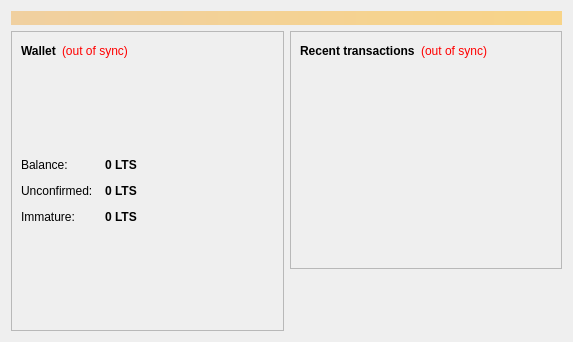
<?xml version="1.0" encoding="UTF-8"?>
<ui version="4.0">
 <class>OverviewPage</class>
 <widget class="QWidget" name="OverviewPage">
  <property name="geometry">
   <rect>
    <x>0</x>
    <y>0</y>
    <width>573</width>
    <height>342</height>
   </rect>
  </property>
  <property name="windowTitle">
   <string>Form</string>
  </property>
  <layout class="QVBoxLayout" name="topLayout">
   <item>
    <widget class="QLabel" name="labelAlerts">
     <property name="visible">
      <bool>false</bool>
     </property>
     <property name="styleSheet">
      <string notr="true">background-color: qlineargradient(x1: 0, y1: 0, x2: 1, y2: 0, stop:0 #F0D0A0, stop:1 #F8D488); color:#000000;</string>
     </property>
     <property name="wordWrap">
      <bool>true</bool>
     </property>
     <property name="margin">
      <number>3</number>
     </property>
    </widget>
   </item>
   <item>
    <layout class="QHBoxLayout" name="horizontalLayout" stretch="1,1">
     <item>
      <layout class="QVBoxLayout" name="verticalLayout_2">
       <item>
        <widget class="QFrame" name="frame">
         <property name="frameShape">
          <enum>QFrame::StyledPanel</enum>
         </property>
         <property name="frameShadow">
          <enum>QFrame::Raised</enum>
         </property>
         <layout class="QVBoxLayout" name="verticalLayout_4">
          <item>
           <layout class="QHBoxLayout" name="horizontalLayout_4">
            <item>
             <widget class="QLabel" name="label_5">
              <property name="font">
               <font>
                <weight>75</weight>
                <bold>true</bold>
               </font>
              </property>
              <property name="text">
               <string>Wallet</string>
              </property>
             </widget>
            </item>
            <item>
             <widget class="QLabel" name="labelWalletStatus">
              <property name="toolTip">
               <string>The displayed information may be out of date. Your wallet automatically synchronizes with the Lotuscoin network after a connection is established, but this process has not completed yet.</string>
              </property>
              <property name="styleSheet">
               <string notr="true">QLabel { color: red; }</string>
              </property>
              <property name="text">
               <string notr="true">(out of sync)</string>
              </property>
              <property name="alignment">
               <set>Qt::AlignLeading|Qt::AlignLeft|Qt::AlignVCenter</set>
              </property>
             </widget>
            </item>
            <item>
             <spacer name="horizontalSpacer_2">
              <property name="orientation">
               <enum>Qt::Horizontal</enum>
              </property>
              <property name="sizeHint" stdset="0">
               <size>
                <width>40</width>
                <height>20</height>
               </size>
              </property>
             </spacer>
            </item>
           </layout>
          </item>
          <item>
           <spacer name="verticalSpacer_3">
            <property name="orientation">
             <enum>Qt::Vertical</enum>
            </property>
            <property name="sizeHint" stdset="0">
             <size>
              <width>20</width>
              <height>40</height>
             </size>
            </property>
           </spacer>
          </item>
          <item>
           <layout class="QFormLayout" name="formLayout_2">
            <property name="fieldGrowthPolicy">
             <enum>QFormLayout::AllNonFixedFieldsGrow</enum>
            </property>
            <property name="horizontalSpacing">
             <number>12</number>
            </property>
            <property name="verticalSpacing">
             <number>12</number>
            </property>
            <item row="0" column="0">
             <widget class="QLabel" name="label">
              <property name="text">
               <string>Balance:</string>
              </property>
             </widget>
            </item>
            <item row="0" column="1">
             <widget class="QLabel" name="labelBalance">
              <property name="font">
               <font>
                <weight>75</weight>
                <bold>true</bold>
               </font>
              </property>
              <property name="cursor">
               <cursorShape>IBeamCursor</cursorShape>
              </property>
              <property name="toolTip">
               <string>Your current balance</string>
              </property>
              <property name="text">
               <string notr="true">0 LTS</string>
              </property>
              <property name="textInteractionFlags">
               <set>Qt::LinksAccessibleByMouse|Qt::TextSelectableByKeyboard|Qt::TextSelectableByMouse</set>
              </property>
             </widget>
            </item>
            <item row="1" column="0">
             <widget class="QLabel" name="label_3">
              <property name="text">
               <string>Unconfirmed:</string>
              </property>
             </widget>
            </item>
            <item row="1" column="1">
             <widget class="QLabel" name="labelUnconfirmed">
              <property name="font">
               <font>
                <weight>75</weight>
                <bold>true</bold>
               </font>
              </property>
              <property name="cursor">
               <cursorShape>IBeamCursor</cursorShape>
              </property>
              <property name="toolTip">
               <string>Total of transactions that have yet to be confirmed, and do not yet count toward the current balance</string>
              </property>
              <property name="text">
               <string notr="true">0 LTS</string>
              </property>
              <property name="textInteractionFlags">
               <set>Qt::LinksAccessibleByMouse|Qt::TextSelectableByKeyboard|Qt::TextSelectableByMouse</set>
              </property>
             </widget>
            </item>
            <item row="2" column="0">
             <widget class="QLabel" name="labelImmatureText">
              <property name="text">
               <string>Immature:</string>
              </property>
             </widget>
            </item>
            <item row="2" column="1">
             <widget class="QLabel" name="labelImmature">
              <property name="font">
               <font>
                <weight>75</weight>
                <bold>true</bold>
               </font>
              </property>
              <property name="toolTip">
               <string>Chopped balance that has not yet matured</string>
              </property>
              <property name="text">
               <string notr="true">0 LTS</string>
              </property>
              <property name="textInteractionFlags">
               <set>Qt::LinksAccessibleByMouse|Qt::TextSelectableByKeyboard|Qt::TextSelectableByMouse</set>
              </property>
             </widget>
            </item>
           </layout>
          </item>
          <item>
           <widget class="QLabel" name="logo">
            <property name="sizePolicy">
             <sizepolicy hsizetype="MinimumExpanding" vsizetype="MinimumExpanding">
              <horstretch>0</horstretch>
              <verstretch>0</verstretch>
             </sizepolicy>
            </property>
            <property name="text">
             <string/>
            </property>
            <property name="pixmap">
             <pixmap resource="../bitcoin.qrc">:/lotuscoinlogo.png</pixmap>
            </property>
            <property name="scaledContents">
             <bool>true</bool>
            </property>
           </widget>
          </item>
         </layout>
        </widget>
       </item>
      </layout>
     </item>
     <item>
      <layout class="QVBoxLayout" name="verticalLayout_3">
       <item>
        <widget class="QFrame" name="frame_2">
         <property name="frameShape">
          <enum>QFrame::StyledPanel</enum>
         </property>
         <property name="frameShadow">
          <enum>QFrame::Raised</enum>
         </property>
         <layout class="QVBoxLayout" name="verticalLayout">
          <item>
           <layout class="QHBoxLayout" name="horizontalLayout_2">
            <item>
             <widget class="QLabel" name="label_4">
              <property name="text">
               <string>&lt;b&gt;Recent transactions&lt;/b&gt;</string>
              </property>
             </widget>
            </item>
            <item>
             <widget class="QLabel" name="labelTransactionsStatus">
              <property name="toolTip">
               <string>The displayed information may be out of date. Your wallet automatically synchronizes with the Lotuscoin network after a connection is established, but this process has not completed yet.</string>
              </property>
              <property name="styleSheet">
               <string notr="true">QLabel { color: red; }</string>
              </property>
              <property name="text">
               <string notr="true">(out of sync)</string>
              </property>
              <property name="alignment">
               <set>Qt::AlignRight|Qt::AlignTrailing|Qt::AlignVCenter</set>
              </property>
             </widget>
            </item>
            <item>
             <spacer name="horizontalSpacer">
              <property name="orientation">
               <enum>Qt::Horizontal</enum>
              </property>
              <property name="sizeHint" stdset="0">
               <size>
                <width>40</width>
                <height>20</height>
               </size>
              </property>
             </spacer>
            </item>
           </layout>
          </item>
          <item>
           <widget class="QListView" name="listTransactions">
            <property name="styleSheet">
             <string notr="true">QListView { background: transparent; }</string>
            </property>
            <property name="frameShape">
             <enum>QFrame::NoFrame</enum>
            </property>
            <property name="verticalScrollBarPolicy">
             <enum>Qt::ScrollBarAlwaysOff</enum>
            </property>
            <property name="horizontalScrollBarPolicy">
             <enum>Qt::ScrollBarAlwaysOff</enum>
            </property>
            <property name="selectionMode">
             <enum>QAbstractItemView::NoSelection</enum>
            </property>
           </widget>
          </item>
         </layout>
        </widget>
       </item>
       <item>
        <spacer name="verticalSpacer_2">
         <property name="orientation">
          <enum>Qt::Vertical</enum>
         </property>
         <property name="sizeHint" stdset="0">
          <size>
           <width>20</width>
           <height>40</height>
          </size>
         </property>
        </spacer>
       </item>
      </layout>
     </item>
    </layout>
   </item>
  </layout>
 </widget>
 <resources>
  <include location="../bitcoin.qrc"/>
 </resources>
 <connections/>
</ui>
